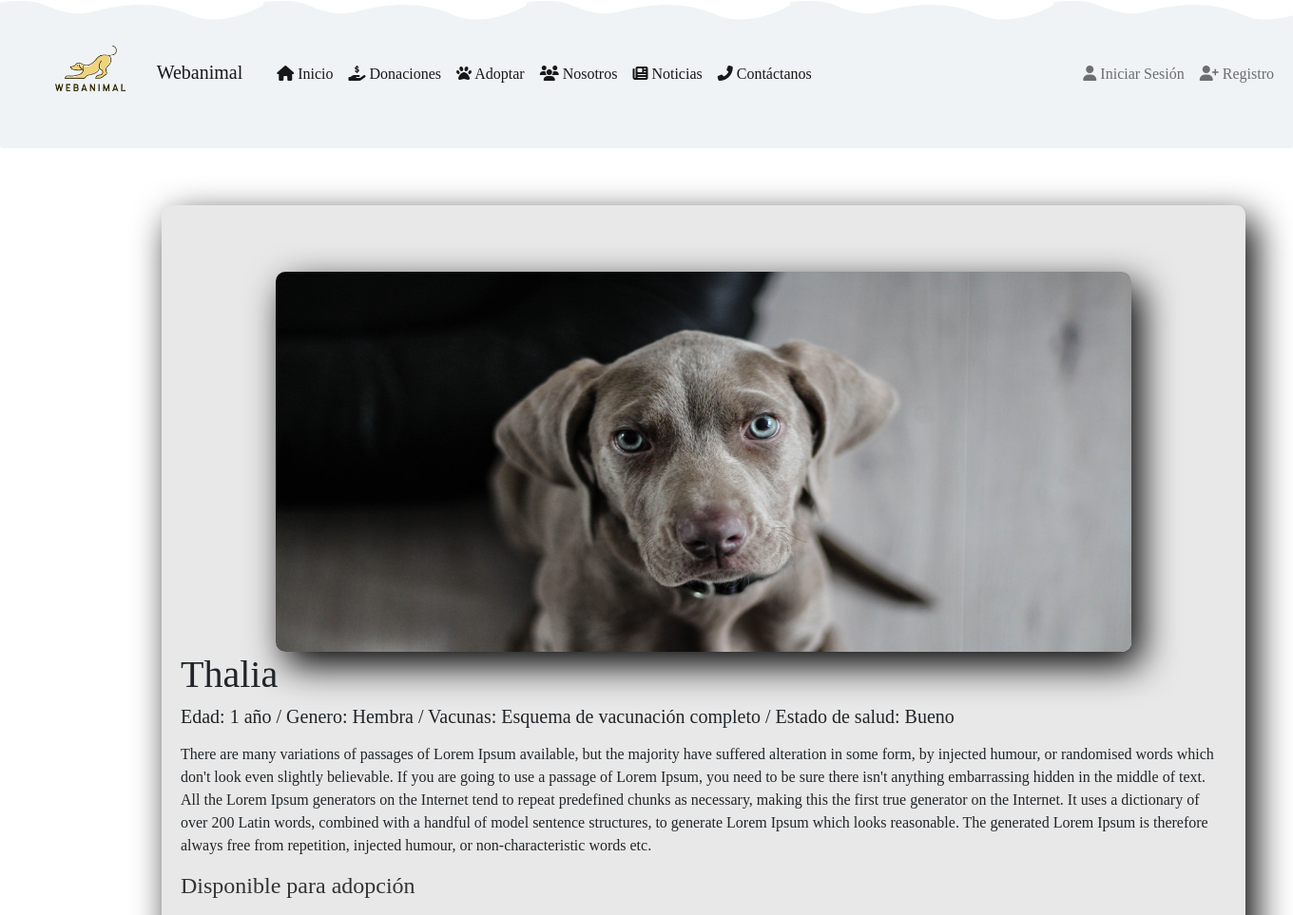
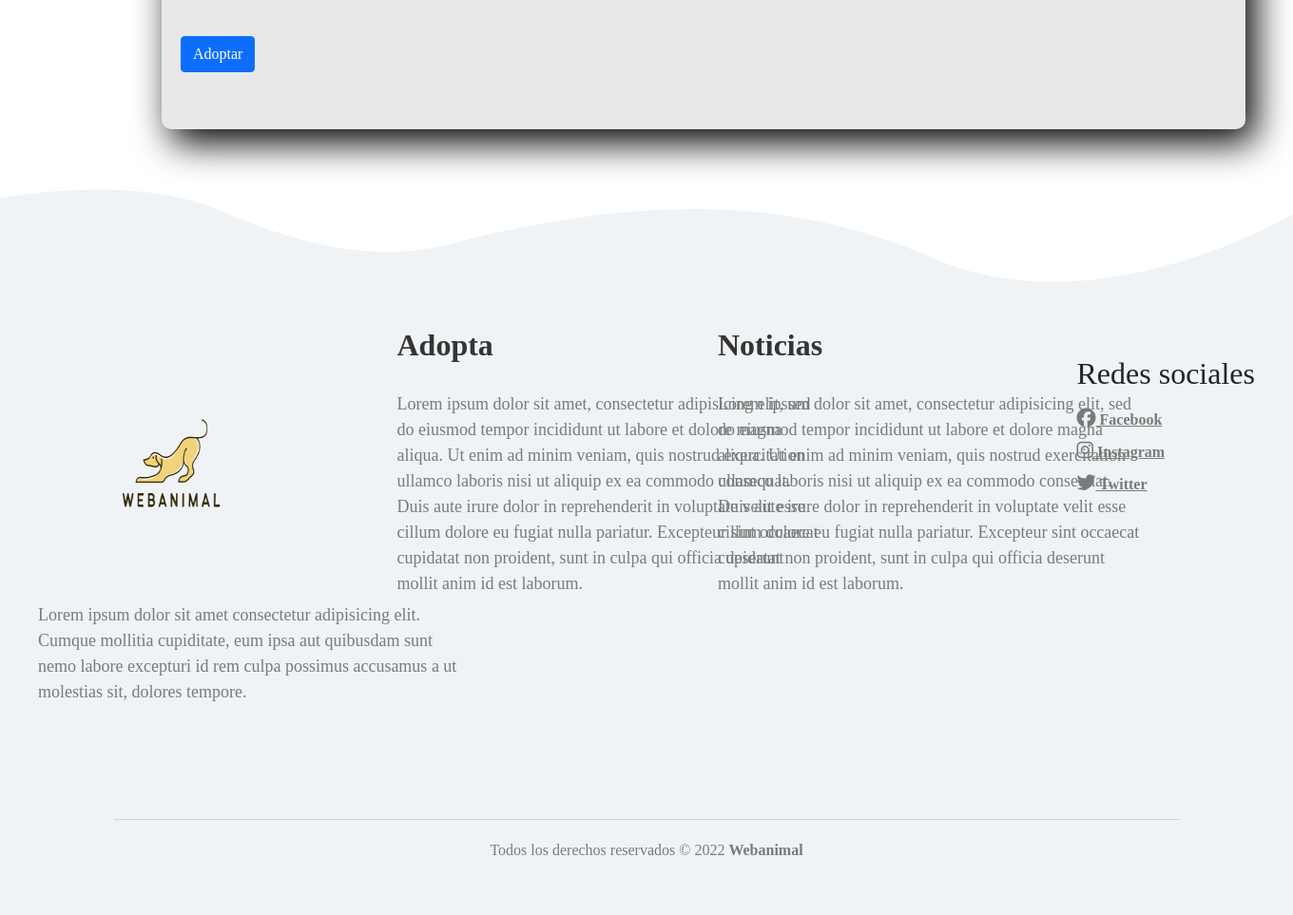
Screenshot of /mascotas/thalia with the database file from the repository (2 pictures, top to bottom).
### pets/models.py (models this page shows)
class Pets(models.Model):
    name = models.CharField(max_length=20)
    description = models.TextField()
    history = models.TextField()
    state = models.CharField(max_length=50)
    slug = models.SlugField(null=False, blank=False, unique=True)
    image = models.ImageField(upload_to='pets', null=False, blank=False)
    image2 = models.ImageField(upload_to='pets', null=False, blank=False)
    image3 = models.ImageField(upload_to='pets', null=False, blank=False)
    image4 = models.ImageField(upload_to='pets', null=False, blank=False)
    created_at = models.DateTimeField(auto_now_add=True)
    def __str__(self):
        return self.name

### pets/views.py (the view)
# urls.py: path('<slug:slug>', views.PetsDetailView.as_view(), name='pets'),
class PetsDetailView(DetailView):
    model = Pets
    template_name = 'pets/pet.html'
    def get_context_data(self, **kwargs):
        context = super().get_context_data(**kwargs)
        print (context)
        return context

### pets/templates/pets/pet.html (shortened to what this page needs)
{%  extends 'base.html' %}
{%  load static %}
{% block head %}
    <link rel="stylesheet" href="../static/css/petStyle.css">
{% endblock %}
{% block content %}
<div class="bg">
    <div>
        {% if pets.image %}
            <div class="slider-frame">
                <ul>
                    <li><img src="{{ pets.image.url }}" alt="Imagen de la mascota" width="200" height="500"></li>
                </ul>
            </div>
        {% endif %}
    </div>
        <div class="col">
            <div class="h1">{{ pets.name }}</div>
                <div class="h5 font.weight-bold">
                    <div class="card-name">
                        <p>{{ pets.description }}</p>
                    </div>
                </div>
                <div class="">
                    <p>{{ pets.history }}</p>
                </div>
                <div>
                  <h4 class="h4">{{ pets.state }}</h4>
                </div>
                <div class="">
                    <a href="/Adoption/" class="btn btn-primary mt-4">Adoptar</a>
                </div>
        </div>
</div>
{% endblock %}

### static/css/fondo_pantalla.css (style rules this page uses)
#img { background-repeat: no-repeat; background-position: top; background-size: 1900px 1000px; background-attachment: fixed; }

### static/css/petStyle.css (style rules this page uses)
* { margin: 0; padding: 0; box-sizing: border-box; font-family: lato; }
div.bg { background: #e8e8e8; font-family: 'Open Sans', sans-serif; box-shadow: 10px 14px 38px #000; border-radius: 10px; margin: 60px; padding: 60px 20px; }
.h4 { margin-bottom: 30px; color: #343434; font-weight: 20; }
.slider-frame { width: 900px; height: 400px; margin: 10px auto 0; overflow: hidden; box-shadow: 10px 14px 38px #000; border-radius: 10px; }
.slider-frame ul { display: flex; padding: 0; width: 400%; animation: slide 20s infinite alternate ease-in-out; }
.slider-frame li { width: 100%; list-style: none; }
.slider-frame img { width: 100%; }

### static/css/footerStyle.css (style rules this page uses)
* { font-family: Franklin Gothic; }

### rows the page displays
Pets: image (picture), name "Thalia", description "Edad: 1 año / Genero: Hembra / Vacunas: Esquema de vacunación completo / Estado de salud: Bueno", history "There are many variations of passages of Lorem Ipsum available, but the majority have suffered alteration in some form, by injected humour, or randomised words which don't look even slightly believable. If you are going to use a passage of Lorem Ipsum, you need to be sure there isn't anything embarrassing hidden in the middle of text. All the Lorem Ipsum generators on the Internet tend to repeat predefined chunks as necessary, making this the first true generator on the Internet. It uses a dictionary of over 200 Latin words, combined with a handful of model sentence structures, to generate Lorem Ipsum which looks reasonable. The generated Lorem Ipsum is therefore always free from…", state "Disponible para adopción"
